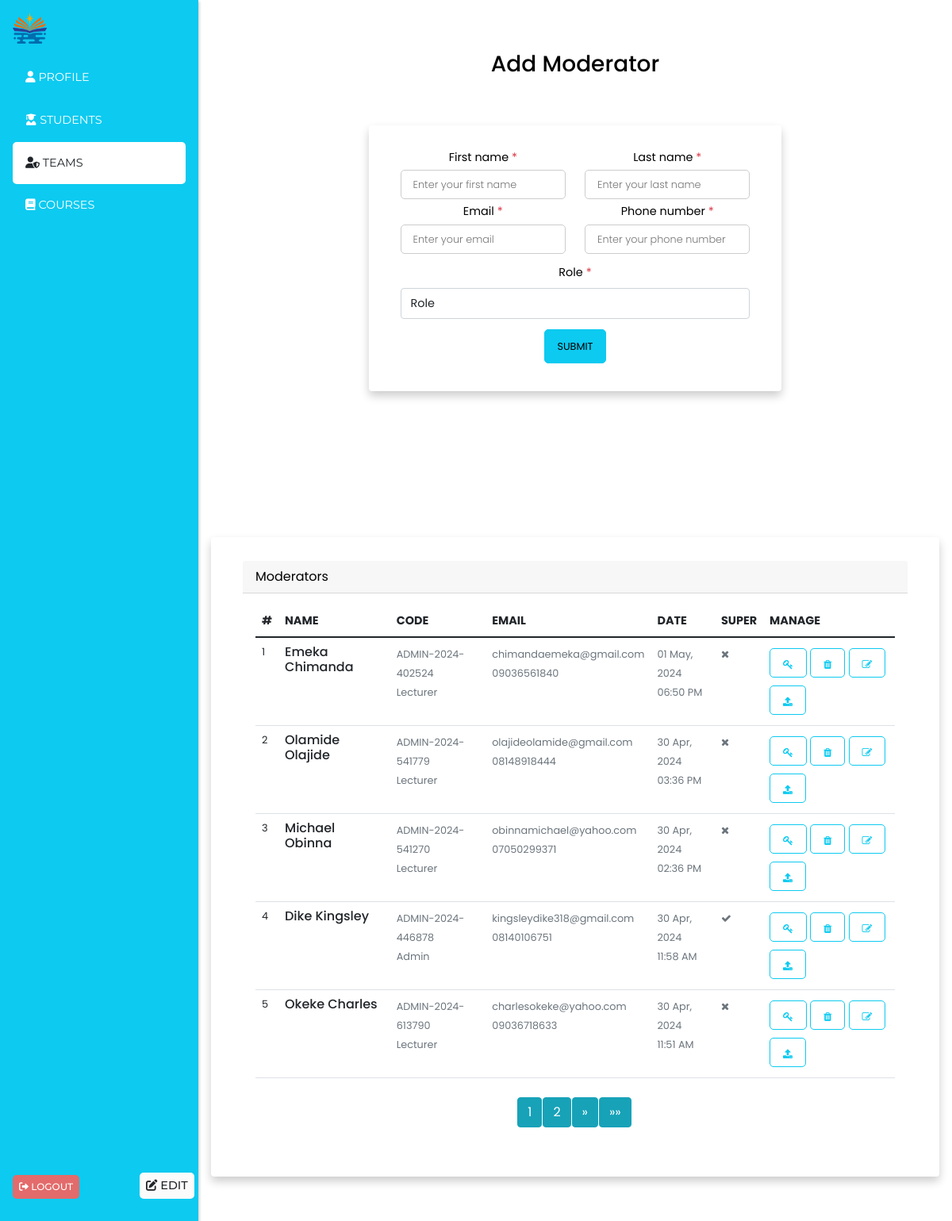
Page /teams (signed in) on the committed database.
### models/admin.py (models this page shows, shortened)
class Admin(db.Model, UserMixin):
    __tablename__ = 'admin'
    id = db.Column(db.String(50), default=hexid, primary_key=True, index=True)
    first_name = db.Column(db.String(50), nullable=False)
    last_name = db.Column(db.String(50), nullable=False)
    adm_id = db.Column(db.String(50), unique=True, nullable=False,
                       default=generate_admin_id
                       )
    email = db.Column(db.String(120), unique=True, nullable=False)
    is_superadmin = db.Column(db.Boolean, default=False)
    phone_number = db.Column(db.String(50), nullable=True)
    role_id = db.Column(db.String(50), db.ForeignKey('role.id'), nullable=False)
    password = db.Column(db.Text, nullable=False)
    date_created = db.Column(db.DateTime, default=datetime.now)
    courses = db.relationship('Course', cascade="all, delete", backref='lecturer', lazy=True)

class Role(db.Model):
    __tablename__ = "role"
    id = db.Column(db.String(50), default=hexid, primary_key=True, index=True)
    name = db.Column(db.String(255))
    admin = db.relationship("Admin", backref="role", cascade="all, delete", lazy=True)

### endpoints/admin.py (the view, shortened to what this page needs)
@admin.route('/teams', methods=['GET', 'POST'])
@login_required
def teams():
    try:
        page = int(request.args.get('page', 1))
        per_page = int(request.args.get('per_page', 5))
        alert = session.pop('alert', None)
        bg_color = session.pop('bg_color', None)
        roles = get_roles()
        teams_list, total_pages, total_items = get_admins(page, per_page)
        return render_template('admin_templates/teams.html',
                               alert=alert, bg_color=bg_color, teams=True, roles=roles, teams_lists=teams_list,
                               total_pages=total_pages, total_items=total_items, page=page, per_page=per_page)
    except Exception as e:
        print(e, "error@teams")
        db.session.rollback()
        session['alert'] = 'Network Error'
        session['bg_color'] = 'danger'
        return redirect(url_for('admin.teams'))

### templates/admin_templates/teams.html (shortened to what this page needs)
{% extends 'admin_templates/admin_layout.html' %}
{% block content %}
<div class="row">
    <div class="col-md-12">
        <div class="container-fluid px-1 py-5 mx-auto">
            <div class="row d-flex justify-content-center">
                <div class="col-xl-7 col-lg-8 col-md-9 col-11 text-center">
                    <h3>Add Moderator</h3>
                    <div class="card">
                        <form action="" method="post" class="form-card">
                            <div class="row justify-content-between text-left">
                                <div class="form-group col-sm-6 flex-column d-flex"> <label
                                        class="form-control-label px-3">First name<span class="text-danger">
                                            *</span></label> <input type="text" id="fname" name="fname"
                                        placeholder="Enter your first name" value="{{first_name}}"
                                        style="font-size: .8rem !important;" onblur="validate(1)"> </div>
                                <div class="form-group col-sm-6 flex-column d-flex"> <label
                                        class="form-control-label px-3">Last name<span class="text-danger">
                                            *</span></label> <input type="text" id="lname" name="lname"
                                        placeholder="Enter your last name" value="{{last_name}}"
                                        style="font-size: .8rem !important;" onblur="validate(2)"> </div>
                            </div>
                            <div class="row justify-content-between text-left">
                                <div class="form-group col-sm-6 flex-column d-flex"> <label
                                        class="form-control-label px-3">Email<span class="text-danger">
                                            *</span></label> <input type="text" id="email" name="email"
                                        placeholder="Enter your email" value="{{email}}"
                                        style="font-size: .8rem !important;" onblur="validate(3)"> </div>
                                <div class="form-group col-sm-6 flex-column d-flex"> <label
                                        class="form-control-label px-3">Phone number<span class="text-danger">
                                            *</span></label> <input type="text" id="mob" name="phone"
                                        placeholder="Enter your phone number" value="{{phone_number}}"
                                        style="font-size: .8rem !important;" onblur="validate(4)"> </div>
                            </div>
                            <div class="row justify-content-between text-left">
                                <div class="form-group col-sm-12 flex-column d-flex"> <label
                                        class="form-control-label px-3 my-2">Role<span class="text-danger">
                                            *</span></label>
                                    <select name="role" id="role" class="form-control py-2"
                                        style="font-size: .9rem !important;" onblur="validate(7)">
                                        <option value="" selected disabled>Role</option>
                                    </select>
                                </div>
                            </div>
                            <div class="row justify-content-end mt-2">
                                <div class="form-group col-sm-12"> <button type="submit"
                                        style="font-size: .8rem !important;" class="btn-block btn-info">Submit</button>
                                </div>
                            </div>
                        </form>
                    </div>
                </div>
            </div>
        </div>
    </div>
</div>
<div class="row mt-3">
    <div class="col-md-12">
        <div class="card">
            <div class="card-header">
                <span>Moderators</span>
            </div>
            <div class="card-body">
                <div class="row">
                    <div class="col-md-12">
                        <div class="table-responsive">
                            <table class="table no-wrap user-table mb-0">
                                <thead>
                                    <tr>
                                        <th scope="col" class="border-0 text-uppercase font-medium pl-4"
                                            style="font-size: .9rem;">#</th>
                                        <th scope="col" class="border-0 text-uppercase font-medium"
                                            style="font-size: .9rem;">Name</th>
                                        <th scope="col" class="border-0 text-uppercase font-medium"
                                            style="font-size: .9rem;">Code</th>
                                        <th scope="col" class="border-0 text-uppercase font-medium"
                                            style="font-size: .9rem;">Email</th>
                                        <th scope="col" class="border-0 text-uppercase font-medium"
                                            style="font-size: .9rem;">Date</th>
                                        <th scope="col" class="border-0 text-uppercase font-medium"
                                            style="font-size: .9rem;">Super</th>
                                        <th scope="col" class="border-0 text-uppercase font-medium"
                                            style="font-size: .9rem;">Manage</th>
                                    </tr>
                                </thead>
                                <tbody>
                                    {% for team in teams_lists %}
                                    <tr>
                                        <td class="pl-4" style="font-size: .8rem;">{{ loop.index }}</td>
                                        <td>
                                            <h5 class="font-medium mb-0" style="font-size: 1rem;">{{team.last_name}}
                                                {{team.first_name}}</h5>
                                        </td>
                                        <td>
                                            <span class="text-muted"
                                                style="font-size: .8rem;">{{team.adm_id}}</span><br>
                                            <span class="text-muted"
                                                style="font-size: .8rem;">{{team.role.title()}}</span>
                                        </td>
                                        <td>
                                            <span class="text-muted" style="font-size: .8rem;">{{team.email}}</span><br>
                                            <span class="text-muted"
                                                style="font-size: .8rem;">{{team.phone_number}}</span>
                                        </td>
                                        <td>
                                            <span class="text-muted"
                                                style="font-size: .8rem;">{{team.date_created}}</span><br>
                                            <span class="text-muted"
                                                style="font-size: .8rem;">{{team.time_created}}</span>
                                        </td>
                                        <td>
                                            <span class="text-muted" style="font-size: .8rem;">
                                                {% if team.is_superadmin %}
                                                <i class="fa fa-check" style="font-size: .8rem;"></i>
                                                {% else %}
                                                <i class="fa fa-times" style="font-size: .8rem;"></i>
                                                {% endif %}
                                            </span><br>
                                        </td>
                                        <td>
                                            <button type="button"
                                                class="btn py-1 px-3 btn-outline-info btn-circle btn-lg btn-circle"><i
                                                    class="fa fa-key" style="font-size: .8rem;"></i> </button>
                                            <button type="button"
                                                class="btn py-1 px-3 btn-outline-info btn-circle btn-lg btn-circle ml-2"><i
                                                    class="fa fa-trash" style="font-size: .8rem;"></i> </button>
                                            <button type="button"
                                                class="btn py-1 px-3 btn-outline-info btn-circle btn-lg btn-circle ml-2"><i
                                                    class="fa fa-edit" style="font-size: .8rem;"></i> </button>
                                            <button type="button"
                                                class="btn py-1 px-3 btn-outline-info btn-circle btn-lg btn-circle ml-2"><i
                                                    class="fa fa-upload" style="font-size: .8rem;"></i> </button>
                                        </td>
                                    </tr>
                                    {% endfor %}
                                </tbody>
                            </table>
                        </div>
                    </div>
                </div>
<nav aria-label="Page navigation example" class="mt-4">
    <ul class="pagination justify-content-center">
        {% for num in range(1, total_pages + 1) %}
        <li class="page-item {% if num == page %}active{% endif %}">
            <a class="page-link btn btn-info" href="{{ url_for('admin.teams', page=num, per_page=per_page) }}">{{ num }}</a>
        </li>
        {% endfor %}
        {% if page < total_pages %}
        <li class="page-item">
            <a class="page-link btn btn-info" href="{{ url_for('admin.teams', page=page+1, per_page=per_page) }}" aria-label="Next">
                <span aria-hidden="true">&raquo;</span>
            </a>
        </li>
        <li class="page-item">
            <a class="page-link btn btn-info" href="{{ url_for('admin.teams', page=total_pages, per_page=per_page) }}" aria-label="Last">
                <span aria-hidden="true">&raquo;&raquo;</span>
            </a>
        </li>
        {% endif %}
    </ul>
</nav>
            </div>
        </div>
    </div>
</div>
</div>
{% endblock content %}

### templates/admin_templates/admin_layout.html (shortened to what this page needs)
<!DOCTYPE html>
<html lang="en">
<head>
    <link
      href="https://cdnjs.cloudflare.com/ajax/libs/font-awesome/6.0.0/css/all.min.css"
      rel="stylesheet"
    />
    <link href="https://cdnjs.cloudflare.com/ajax/libs/twitter-bootstrap/5.1.3/css/bootstrap.min.css" rel="stylesheet">
    <link href="https://maxcdn.bootstrapcdn.com/font-awesome/4.7.0/css/font-awesome.min.css" rel="stylesheet" />
</head>
<body>
    <div class="sidebar bg-info" id="sidebar">
        <div class="p-3">
            <div class="mb-3 d-flex align-items-center">
                <img
            src="{{ url_for('static', filename='logo2.png') }}"
            alt="company's logo"
            style="width: 2.7rem;"
          />
            </div>
            <div class="d-flex flex-column">
            <a href="{{url_for('admin.admin_dashboard')}}" class="{% if admin_dashboard %} bg-white text-dark {% endif %} p-3 sidemenu_link">
                <i class="fas fa-user"></i> Profile</a>
            <a href="{{url_for('admin.student_quarters')}}" class="p-3 sidemenu_link {% if student_quarters %} bg-white text-dark {% endif %}">
                <i class="fas fa-user-graduate"></i> Students</a>
            <a href="{{url_for('admin.teams')}}" class="p-3 sidemenu_link {% if teams %} bg-white text-dark {% endif %}">
                <i class="fas fa-user-shield"></i> Teams</a>
            <a href="{{url_for('admin.courses')}}" class="p-3 sidemenu_link {% if courses %} bg-white text-dark {% endif %}">
                <i class="fas fa-book"></i> Courses</a>
            </div>
            <div>
                <a class="p-2 sidemenu_link text-white position-fixed bottom-0 mb-5 h5" data-bs-toggle="modal"
                data-bs-target="#exampleModall" style="font-size: .75rem; cursor: pointer; background: rgb(227, 107, 107);">
                <i class="fas fa-sign-out-alt"></i> Logout
            </a>
            <a href="" class="p-2 sidemenu_link text-dark position-fixed bottom-0 mb-5 h5" style="margin-left: 10rem; background: rgb(251, 251, 251);">
                <i class="fas fa-edit"></i> Edit
            </a>
        </div>
        </div>
    </div>
    <div class="content" id="content">
        <div class="p-3">
            {% block content %}{% endblock content %}
        </div>
</body>
</html>

### rows in the picture
Admin: last_name "Emeka", first_name "Chimanda", adm_id "ADMIN-2024-402524", email "chimandaemeka@gmail.com", phone_number "09036561840"
Role: role "Lecturer" "Lecturer" "Lecturer" "Lecturer"
Admin: last_name "Olamide", first_name "Olajide", adm_id "ADMIN-2024-541779", email "olajideolamide@gmail.com", phone_number "08148918444"
Admin: last_name "Michael", first_name "Obinna", adm_id "ADMIN-2024-541270", email "obinnamichael@yahoo.com", phone_number "07050299371"
Admin: last_name "Dike", first_name "Kingsley", adm_id "ADMIN-2024-446878", email "kingsleydike318@gmail.com", phone_number "08140106751"
Role: role "Admin"
Admin: last_name "Okeke", first_name "Charles", adm_id "ADMIN-2024-613790", email "charlesokeke@yahoo.com", phone_number "09036718633"

### other values in the picture
{{ team.date_created }} "01 May, 2024" "30 Apr, 2024" "30 Apr, 2024" "30 Apr, 2024" "30 Apr, 2024"
{{ team.time_created }} "06:50 PM" "03:36 PM" "02:36 PM" "11:58 AM" "11:51 AM"
{{ num }} "1" "2"
